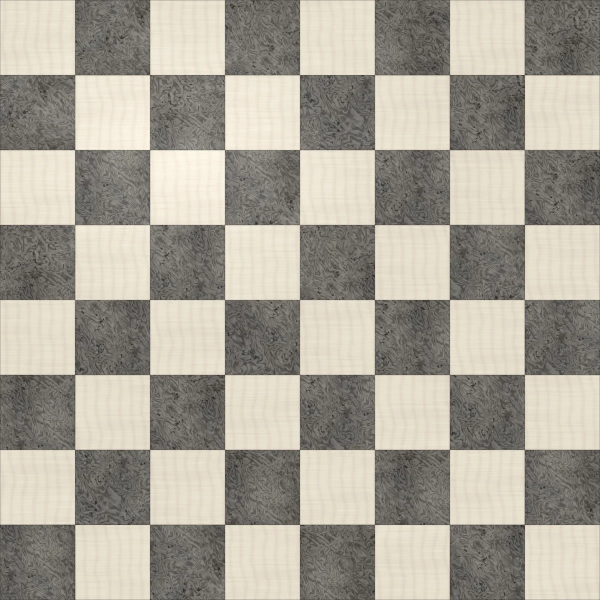
#> input picture chess/img/bd-lux3d.webp, 1200 x 1200 px, given in place of top-lux.png, which was not available (shown at 1/2 size)
$ python gen_3d2d.py ../img
#> lines starting #> are read from the running program, lines starting #| are printed output that depends on the picture
#!/usr/bin/env python3
"""The 3D board and pieces for the 2D page (designs "3D lacquer" / "3D wood").
Inputs (from tools/render2d.html, rendered in headless Chrome): top-<set>.png (2048² board top: frame 0.85 + 8 squares + frame)
and <set>-<wK…bP>.png (3/4 piece sprites, 1 × 1.6 squares).
Outputs: img/bd-<set>3d.webp (the 8×8 field with a soft lacquer sheen), img/fr-<set>3d.webp (a burl tile from the frame),
pieces/<set>3d/<wK…>.webp (256 × 410).
python3 chess/tools/gen_3d2d.py RENDERS"""
import os, sys, numpy as np
from PIL import Image
HERE = os.path.dirname(os.path.abspath(__file__)); ROOT = os.path.join(HERE, '..')
R = sys.argv[1]
for st in ('lux', 'wood'):
    top = Image.open(os.path.join(R, f'top-{st}.png')).convert('RGB'); W = top.width
#> further down, top is the input picture: PIL image 1200x1200 RGB; mean R, G, B 168.1, 162.8, 151.4
#> after `W = top.width`: W = 1200
    m = round(.85 / 9.7 * W)
#> m = 105
    field = top.crop((m, m, W - m, W - m)).resize((1200, 1200), Image.LANCZOS)
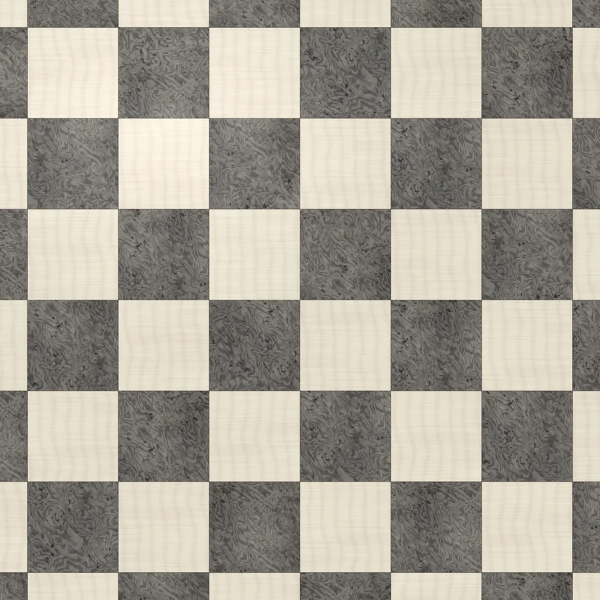
#> field: PIL image 1200x1200 RGB (shown at 1/2 size); mean R, G, B 168.7, 163.4, 152
    a = np.asarray(field).astype(float); yy, xx = np.mgrid[0:1200, 0:1200] / 1200
    sheen = np.clip(1 - np.hypot((xx - .3) / .55, (yy - .25) / .4), 0, 1) ** 2 * (26 if st == 'lux' else 20)
    if st == 'lux':   # 2026-11-06: the light (maple) squares less yellow on the 2D page — ivory: 42% of the colour, a faint warmth kept
        for r in range(8):
            for c in range(8):
                if (r + c) % 2: continue
                b = a[r * 150:(r + 1) * 150, c * 150:(c + 1) * 150]; lum = (b * [.299, .587, .114]).sum(2, keepdims=True)
                a[r * 150:(r + 1) * 150, c * 150:(c + 1) * 150] = lum + (b - lum) * .42 + np.array([3, 1, -2.0])
    Image.fromarray(np.clip(a + sheen[..., None], 0, 255).astype(np.uint8)).save(os.path.join(ROOT, 'img', f'bd-{st}3d.webp'), quality=88, method=6)
    strip = top.crop((m, int(m * .1), m + int(m * 2.4), int(m * .9)))   # a piece of the frame veneer (above the field)
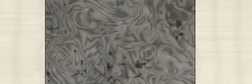
#> strip: PIL image 252x84 RGB; mean R, G, B 159.8, 155.2, 144.7
    tile = strip.resize((360, 120), Image.LANCZOS)
    tile.save(os.path.join(ROOT, 'img', f'fr-{st}3d.webp'), quality=86, method=6)
    for col in 'wb':
        for tp in 'KQRBNP':
            p = Image.open(os.path.join(R, f'{st}-{col}{tp}.png')).convert('RGBA').resize((256, 410), Image.LANCZOS)
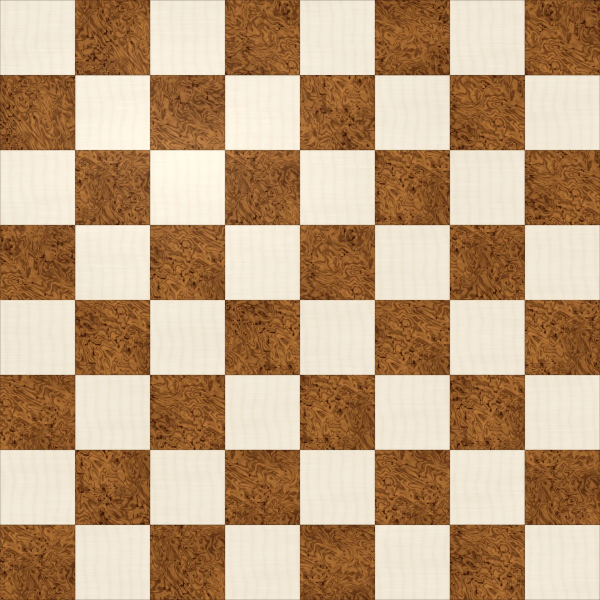
#> input picture chess/img/bd-wood3d.webp, 1200 x 1200 px, given in place of lux-wK.png, which was not available (shown at 1/2 size)
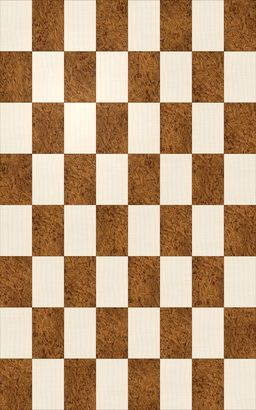
#> p: PIL image 256x410 RGBA; mean R, G, B, A 189.1, 158.4, 126.3, 255
#> (the run stopped early here; a loop or call above may not have finished)
